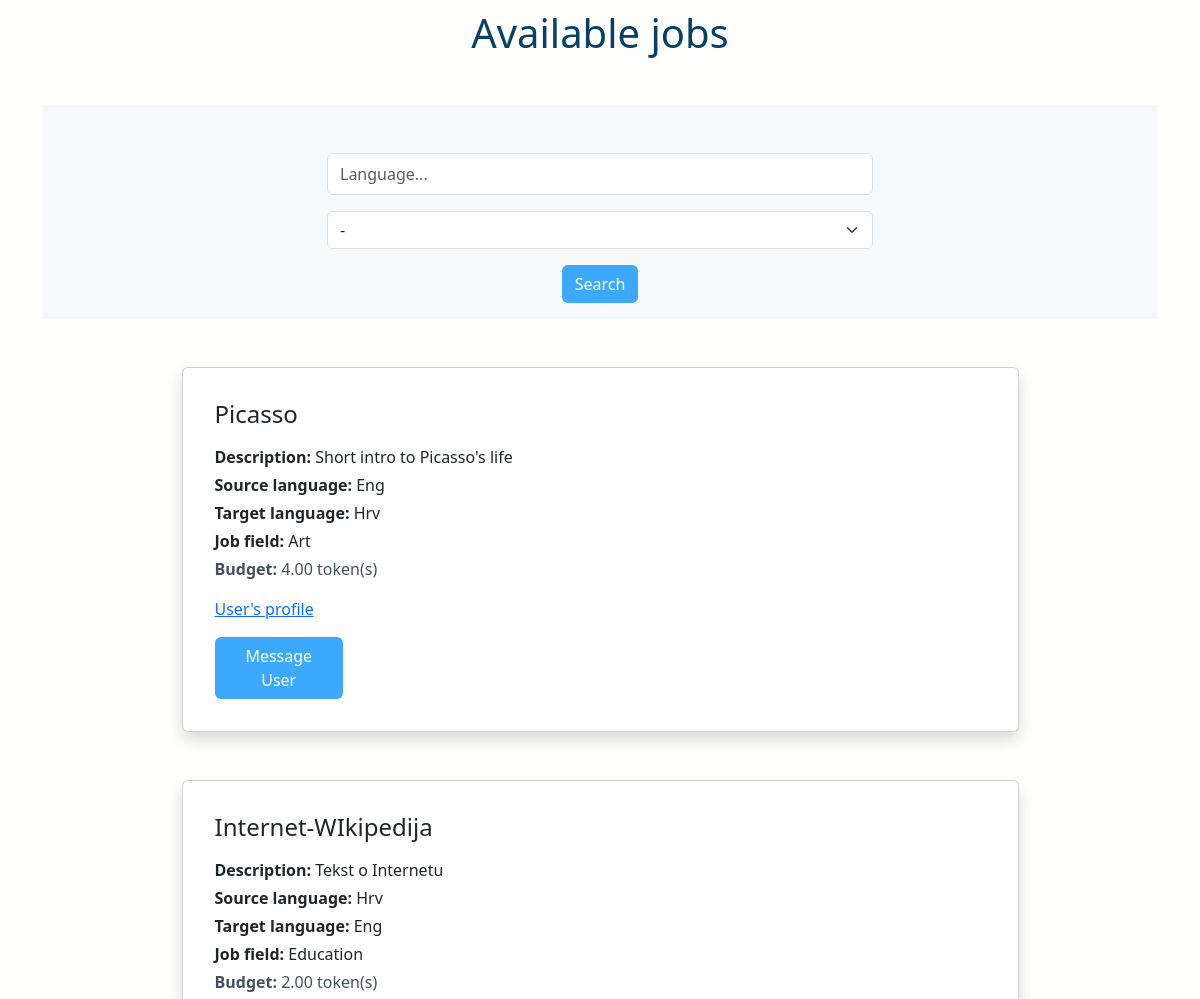
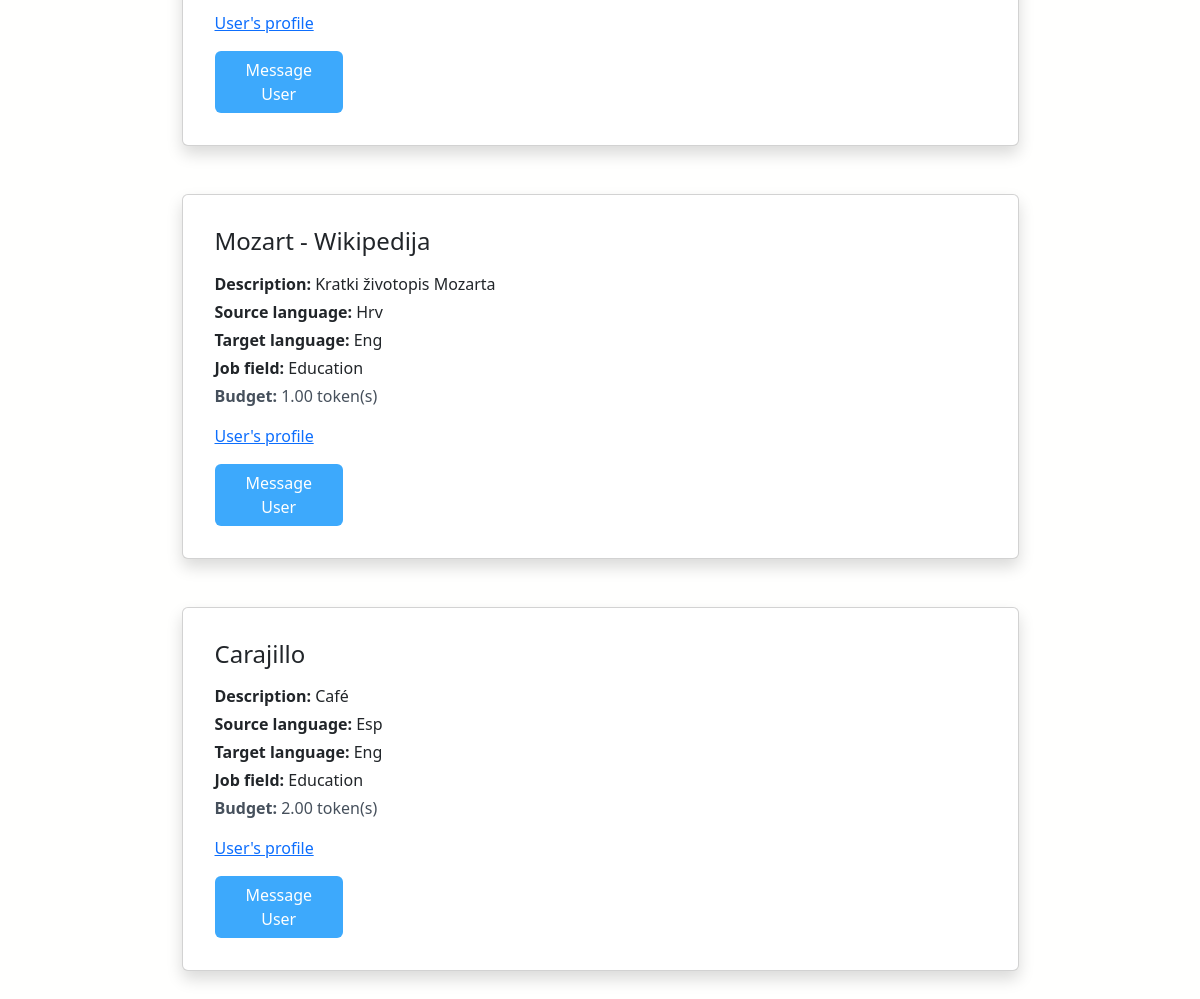
Before: / (lower part) with the older database file (2 pictures, top to bottom).
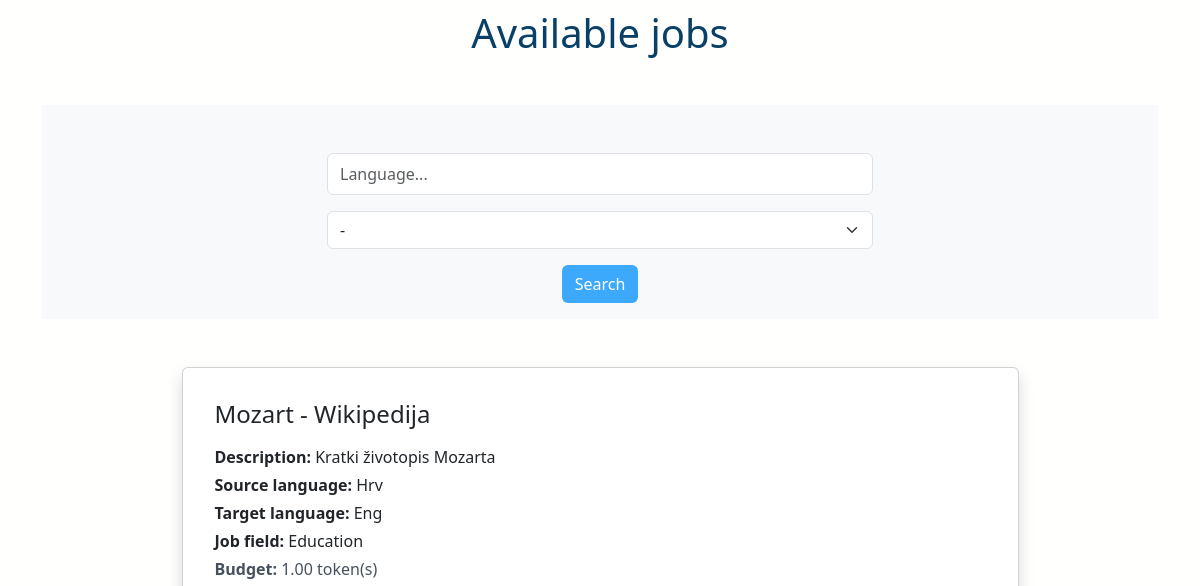
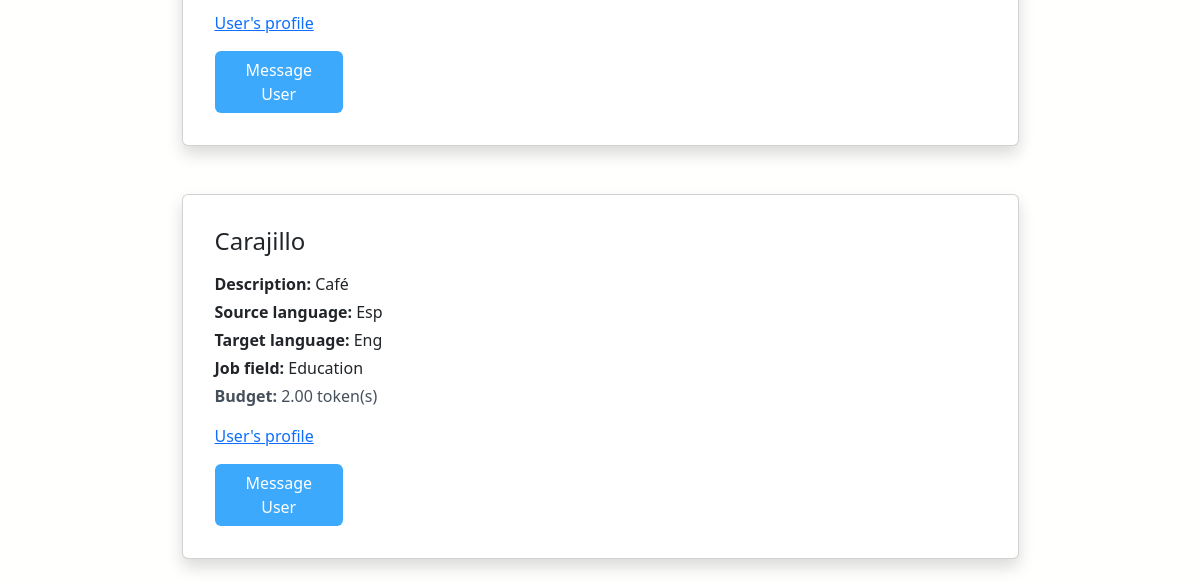
After: the same page with the newer database file (2 pictures, top to bottom).
### app/models.py (models this page shows, shortened)
class Job(models.Model):
    user = models.ForeignKey(User, on_delete=models.CASCADE, related_name="user")
    title = models.TextField(blank=False, unique=True)
    description = models.TextField(blank=False)
    source_language = models.TextField(blank=False)
    target_language = models.TextField(blank=False)
    job_field = models.CharField(
        max_length=15,
        choices=JobField.JOB_CHOICES,
        default=JobField.LITERATURE,
    )
    budget = models.DecimalField(max_digits=10, decimal_places=2, default=0.0)
    text = models.TextField(blank=False)
    assigned_to = models.ForeignKey(
        "JobBid",
        on_delete=models.CASCADE,
        blank=True,
        null=True,
        related_name="assigned_to",
    )
    is_assigned = models.BooleanField(default=False)
    is_completed = models.BooleanField(default=False)
    translator = models.ForeignKey(
        User,
        on_delete=models.SET_NULL,
        blank=True,
        null=True,
        related_name="set_as_translator_of_job",
    )
    translation = models.TextField(blank=True, null=True)
    dispute = models.ForeignKey(
        Dispute,
        on_delete=models.SET_NULL,
        blank=True,
        null=True,
        related_name="dispute_for_completed_job",
    )

### app/views.py (the view)
# urls.py: 2. Add a URL to urlpatterns:  path('', views.home, name='home')
def home(request):
    user = request.user
    translators = UserProfile.objects.filter(Q(is_translator=True))
    available_jobs = Job.objects.filter(
        Q(is_assigned=False),
        Q(is_completed=False),
    )
    job_fields = JobField.objects.all()
    job_field_query = request.GET.get("job_field")
    target_language_query = request.GET.get("target_language")
    source_language_query = request.GET.get("target_language")
    if (
        target_language_query != ""
        and target_language_query is not None
        and job_field_query != ""
        and job_field_query is not None
    ):
        available_jobs = available_jobs.filter(
            Q(job_field__icontains=job_field_query),
            Q(target_language__icontains=target_language_query)
            | Q(source_language__icontains=source_language_query),
        ).distinct()
    elif target_language_query != "" and target_language_query is not None:
        available_jobs = available_jobs.filter(
            Q(target_language__icontains=target_language_query)
            | Q(source_language__icontains=source_language_query)
        )
    elif job_field_query != "" and job_field_query is not None:
        available_jobs = available_jobs.filter(job_field__icontains=job_field_query)
    context = {
        "translators": translators,
        "available_jobs": available_jobs,
        "user": user,
        "job_fields": job_fields,
    }
    return render(request, "app/home.html", context)

### app/templates/app/home.html (shortened to what this page needs)
{% extends 'app/base.html' %}
{% block content %}
        <h1 class="text-center mt-3">Translators</h3>
        <h1 class="text-center mt-5">Available jobs</h3>
        <div class="row mx-auto mt-5 pt-5 pb-3 bg-light">
            <form method="GET" action="{% url 'home_path' %}">
                <div class="form-row w-50 mx-auto">
                    <div class="form-group col-12">
                        <div class="input-group">
                            <input class="form-control py-2 border-right-0 border" type="search" name="target_language" placeholder="Language..." />
                        </div>
                    </div>
                </div>
                <select class="form-select w-50 mx-auto mt-3"  name="job_field" aria-label="Default select example">
                    <option value="">-</option>
                </select>
                <div class="mx-auto text-center mt-3">
                    <button class="btn custom-btn " type="submit">Search</button>
                </div>
        </form>
        </div>
        {% for job in available_jobs %}
                {% include 'includes/unassigned_jobs.html' with job=job user=user %}
                {% empty %}
                <div class="row">
                        No jobs posted.
                </div>
        {% endfor %}
{% endblock content %}

### app/templates/includes/unassigned_jobs.html (shortened to what this page needs)
  <div class="card mt-5 w-75 mx-auto shadow p-3 mb-5 bg-white rounded">
    <div class="card-body ">
        <h4 class="card-title">{{ job.title }}</h4>
        <div class="card-subtitle mt-3"><b>Description:</b> {{ job.description }}</div>
        <div class="card-text mt-1"><b>Source language:</b>  {{ job.source_language }}</div>
        <div class="card-text mt-1"><b>Target language:</b>  {{ job.target_language }}</div>
        <div class="card-text mt-1"><b>Job field:</b>  {{ job.job_field }}</div>
        <p class="card-text mt-1"><b>Budget:</b>  {{ job.budget }} token(s)</p>
        <p class="card-text mt-1"><a href="{% url 'app:profile' job.user.id %}">User's profile</a></p>
        {% if user.userprofile.is_translator and user != job.user %}
        <div class="row">
            <form action="{% url 'app:jobs_bid' job.id %}" method="POST" class="col-2">
                {% csrf_token %}
                <button type="submit" class="btn custom-btn">Bid on Job</button>
            </form>
            <form action="{% url 'app:message_user' job.id %}" method="POST" class="col-2">
                {% csrf_token %}
                <button type="submit" class="btn custom-btn">Message User</a>
            </form>
            <div class="col-6"></div>
        </div>
        {% else %}
        <form action="{% url 'app:message_user' job.id %}" method="POST" class="col-2">
            <button type="submit" class="btn custom-btn">Message User</a>
        </form>
        {% endif %}
    </div>
  </div>

Changed rows visible on the page:
no longer on this page (row edited): Job: title "Picasso", description "Short intro to Picasso's life", source_language "Eng", target_language "Hrv", job_field "Art", budget "4.00"
no longer on this page (row edited): Job: title "Internet-WIkipedija", description "Tekst o Internetu", source_language "Hrv", target_language "Eng", job_field "Education", budget "2.00"
